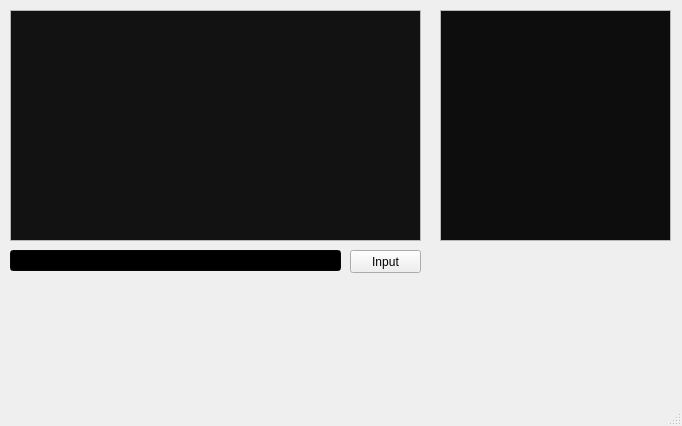
<?xml version="1.0" encoding="UTF-8"?>
<ui version="4.0">
 <class>MainWindow</class>
 <widget class="QMainWindow" name="MainWindow">
  <property name="geometry">
   <rect>
    <x>0</x>
    <y>0</y>
    <width>682</width>
    <height>426</height>
   </rect>
  </property>
  <property name="palette">
   <palette>
    <active>
     <colorrole role="Text">
      <brush brushstyle="SolidPattern">
       <color alpha="255">
        <red>166</red>
        <green>213</green>
        <blue>173</blue>
       </color>
      </brush>
     </colorrole>
     <colorrole role="Base">
      <brush brushstyle="SolidPattern">
       <color alpha="255">
        <red>18</red>
        <green>18</green>
        <blue>18</blue>
       </color>
      </brush>
     </colorrole>
     <colorrole role="PlaceholderText">
      <brush brushstyle="SolidPattern">
       <color alpha="128">
        <red>166</red>
        <green>213</green>
        <blue>173</blue>
       </color>
      </brush>
     </colorrole>
    </active>
    <inactive>
     <colorrole role="Text">
      <brush brushstyle="SolidPattern">
       <color alpha="255">
        <red>166</red>
        <green>213</green>
        <blue>173</blue>
       </color>
      </brush>
     </colorrole>
     <colorrole role="Base">
      <brush brushstyle="SolidPattern">
       <color alpha="255">
        <red>18</red>
        <green>18</green>
        <blue>18</blue>
       </color>
      </brush>
     </colorrole>
     <colorrole role="PlaceholderText">
      <brush brushstyle="SolidPattern">
       <color alpha="128">
        <red>166</red>
        <green>213</green>
        <blue>173</blue>
       </color>
      </brush>
     </colorrole>
    </inactive>
    <disabled>
     <colorrole role="Text">
      <brush brushstyle="SolidPattern">
       <color alpha="255">
        <red>120</red>
        <green>120</green>
        <blue>120</blue>
       </color>
      </brush>
     </colorrole>
     <colorrole role="Base">
      <brush brushstyle="SolidPattern">
       <color alpha="255">
        <red>240</red>
        <green>240</green>
        <blue>240</blue>
       </color>
      </brush>
     </colorrole>
     <colorrole role="PlaceholderText">
      <brush brushstyle="SolidPattern">
       <color alpha="128">
        <red>0</red>
        <green>0</green>
        <blue>0</blue>
       </color>
      </brush>
     </colorrole>
    </disabled>
   </palette>
  </property>
  <property name="windowTitle">
   <string>MainWindow</string>
  </property>
  <widget class="QWidget" name="centralwidget">
   <widget class="QTextBrowser" name="PlayerStatistics">
    <property name="geometry">
     <rect>
      <x>440</x>
      <y>10</y>
      <width>231</width>
      <height>231</height>
     </rect>
    </property>
    <property name="palette">
     <palette>
      <active>
       <colorrole role="Text">
        <brush brushstyle="SolidPattern">
         <color alpha="255">
          <red>213</red>
          <green>213</green>
          <blue>213</blue>
         </color>
        </brush>
       </colorrole>
       <colorrole role="Base">
        <brush brushstyle="SolidPattern">
         <color alpha="255">
          <red>13</red>
          <green>13</green>
          <blue>13</blue>
         </color>
        </brush>
       </colorrole>
       <colorrole role="PlaceholderText">
        <brush brushstyle="SolidPattern">
         <color alpha="128">
          <red>213</red>
          <green>213</green>
          <blue>213</blue>
         </color>
        </brush>
       </colorrole>
      </active>
      <inactive>
       <colorrole role="Text">
        <brush brushstyle="SolidPattern">
         <color alpha="255">
          <red>213</red>
          <green>213</green>
          <blue>213</blue>
         </color>
        </brush>
       </colorrole>
       <colorrole role="Base">
        <brush brushstyle="SolidPattern">
         <color alpha="255">
          <red>13</red>
          <green>13</green>
          <blue>13</blue>
         </color>
        </brush>
       </colorrole>
       <colorrole role="PlaceholderText">
        <brush brushstyle="SolidPattern">
         <color alpha="128">
          <red>213</red>
          <green>213</green>
          <blue>213</blue>
         </color>
        </brush>
       </colorrole>
      </inactive>
      <disabled>
       <colorrole role="Text">
        <brush brushstyle="SolidPattern">
         <color alpha="255">
          <red>120</red>
          <green>120</green>
          <blue>120</blue>
         </color>
        </brush>
       </colorrole>
       <colorrole role="Base">
        <brush brushstyle="SolidPattern">
         <color alpha="255">
          <red>240</red>
          <green>240</green>
          <blue>240</blue>
         </color>
        </brush>
       </colorrole>
       <colorrole role="PlaceholderText">
        <brush brushstyle="SolidPattern">
         <color alpha="128">
          <red>0</red>
          <green>0</green>
          <blue>0</blue>
         </color>
        </brush>
       </colorrole>
      </disabled>
     </palette>
    </property>
    <property name="font">
     <font>
      <family>Terminal</family>
      <pointsize>9</pointsize>
     </font>
    </property>
   </widget>
   <widget class="QLineEdit" name="CommandInput">
    <property name="geometry">
     <rect>
      <x>10</x>
      <y>250</y>
      <width>331</width>
      <height>21</height>
     </rect>
    </property>
    <property name="palette">
     <palette>
      <active>
       <colorrole role="WindowText">
        <brush brushstyle="SolidPattern">
         <color alpha="255">
          <red>255</red>
          <green>255</green>
          <blue>255</blue>
         </color>
        </brush>
       </colorrole>
       <colorrole role="Button">
        <brush brushstyle="SolidPattern">
         <color alpha="255">
          <red>13</red>
          <green>13</green>
          <blue>13</blue>
         </color>
        </brush>
       </colorrole>
       <colorrole role="Light">
        <brush brushstyle="SolidPattern">
         <color alpha="255">
          <red>19</red>
          <green>19</green>
          <blue>19</blue>
         </color>
        </brush>
       </colorrole>
       <colorrole role="Midlight">
        <brush brushstyle="SolidPattern">
         <color alpha="255">
          <red>16</red>
          <green>16</green>
          <blue>16</blue>
         </color>
        </brush>
       </colorrole>
       <colorrole role="Dark">
        <brush brushstyle="SolidPattern">
         <color alpha="255">
          <red>6</red>
          <green>6</green>
          <blue>6</blue>
         </color>
        </brush>
       </colorrole>
       <colorrole role="Mid">
        <brush brushstyle="SolidPattern">
         <color alpha="255">
          <red>8</red>
          <green>8</green>
          <blue>8</blue>
         </color>
        </brush>
       </colorrole>
       <colorrole role="Text">
        <brush brushstyle="SolidPattern">
         <color alpha="255">
          <red>167</red>
          <green>226</green>
          <blue>162</blue>
         </color>
        </brush>
       </colorrole>
       <colorrole role="BrightText">
        <brush brushstyle="SolidPattern">
         <color alpha="255">
          <red>255</red>
          <green>255</green>
          <blue>255</blue>
         </color>
        </brush>
       </colorrole>
       <colorrole role="ButtonText">
        <brush brushstyle="SolidPattern">
         <color alpha="255">
          <red>255</red>
          <green>255</green>
          <blue>255</blue>
         </color>
        </brush>
       </colorrole>
       <colorrole role="Base">
        <brush brushstyle="SolidPattern">
         <color alpha="255">
          <red>0</red>
          <green>0</green>
          <blue>0</blue>
         </color>
        </brush>
       </colorrole>
       <colorrole role="Window">
        <brush brushstyle="SolidPattern">
         <color alpha="255">
          <red>13</red>
          <green>13</green>
          <blue>13</blue>
         </color>
        </brush>
       </colorrole>
       <colorrole role="Shadow">
        <brush brushstyle="SolidPattern">
         <color alpha="255">
          <red>0</red>
          <green>0</green>
          <blue>0</blue>
         </color>
        </brush>
       </colorrole>
       <colorrole role="AlternateBase">
        <brush brushstyle="SolidPattern">
         <color alpha="255">
          <red>6</red>
          <green>6</green>
          <blue>6</blue>
         </color>
        </brush>
       </colorrole>
       <colorrole role="ToolTipBase">
        <brush brushstyle="SolidPattern">
         <color alpha="255">
          <red>255</red>
          <green>255</green>
          <blue>220</blue>
         </color>
        </brush>
       </colorrole>
       <colorrole role="ToolTipText">
        <brush brushstyle="SolidPattern">
         <color alpha="255">
          <red>0</red>
          <green>0</green>
          <blue>0</blue>
         </color>
        </brush>
       </colorrole>
       <colorrole role="PlaceholderText">
        <brush brushstyle="SolidPattern">
         <color alpha="128">
          <red>167</red>
          <green>226</green>
          <blue>162</blue>
         </color>
        </brush>
       </colorrole>
      </active>
      <inactive>
       <colorrole role="WindowText">
        <brush brushstyle="SolidPattern">
         <color alpha="255">
          <red>255</red>
          <green>255</green>
          <blue>255</blue>
         </color>
        </brush>
       </colorrole>
       <colorrole role="Button">
        <brush brushstyle="SolidPattern">
         <color alpha="255">
          <red>13</red>
          <green>13</green>
          <blue>13</blue>
         </color>
        </brush>
       </colorrole>
       <colorrole role="Light">
        <brush brushstyle="SolidPattern">
         <color alpha="255">
          <red>19</red>
          <green>19</green>
          <blue>19</blue>
         </color>
        </brush>
       </colorrole>
       <colorrole role="Midlight">
        <brush brushstyle="SolidPattern">
         <color alpha="255">
          <red>16</red>
          <green>16</green>
          <blue>16</blue>
         </color>
        </brush>
       </colorrole>
       <colorrole role="Dark">
        <brush brushstyle="SolidPattern">
         <color alpha="255">
          <red>6</red>
          <green>6</green>
          <blue>6</blue>
         </color>
        </brush>
       </colorrole>
       <colorrole role="Mid">
        <brush brushstyle="SolidPattern">
         <color alpha="255">
          <red>8</red>
          <green>8</green>
          <blue>8</blue>
         </color>
        </brush>
       </colorrole>
       <colorrole role="Text">
        <brush brushstyle="SolidPattern">
         <color alpha="255">
          <red>167</red>
          <green>226</green>
          <blue>162</blue>
         </color>
        </brush>
       </colorrole>
       <colorrole role="BrightText">
        <brush brushstyle="SolidPattern">
         <color alpha="255">
          <red>255</red>
          <green>255</green>
          <blue>255</blue>
         </color>
        </brush>
       </colorrole>
       <colorrole role="ButtonText">
        <brush brushstyle="SolidPattern">
         <color alpha="255">
          <red>255</red>
          <green>255</green>
          <blue>255</blue>
         </color>
        </brush>
       </colorrole>
       <colorrole role="Base">
        <brush brushstyle="SolidPattern">
         <color alpha="255">
          <red>0</red>
          <green>0</green>
          <blue>0</blue>
         </color>
        </brush>
       </colorrole>
       <colorrole role="Window">
        <brush brushstyle="SolidPattern">
         <color alpha="255">
          <red>13</red>
          <green>13</green>
          <blue>13</blue>
         </color>
        </brush>
       </colorrole>
       <colorrole role="Shadow">
        <brush brushstyle="SolidPattern">
         <color alpha="255">
          <red>0</red>
          <green>0</green>
          <blue>0</blue>
         </color>
        </brush>
       </colorrole>
       <colorrole role="AlternateBase">
        <brush brushstyle="SolidPattern">
         <color alpha="255">
          <red>6</red>
          <green>6</green>
          <blue>6</blue>
         </color>
        </brush>
       </colorrole>
       <colorrole role="ToolTipBase">
        <brush brushstyle="SolidPattern">
         <color alpha="255">
          <red>255</red>
          <green>255</green>
          <blue>220</blue>
         </color>
        </brush>
       </colorrole>
       <colorrole role="ToolTipText">
        <brush brushstyle="SolidPattern">
         <color alpha="255">
          <red>0</red>
          <green>0</green>
          <blue>0</blue>
         </color>
        </brush>
       </colorrole>
       <colorrole role="PlaceholderText">
        <brush brushstyle="SolidPattern">
         <color alpha="128">
          <red>167</red>
          <green>226</green>
          <blue>162</blue>
         </color>
        </brush>
       </colorrole>
      </inactive>
      <disabled>
       <colorrole role="WindowText">
        <brush brushstyle="SolidPattern">
         <color alpha="255">
          <red>6</red>
          <green>6</green>
          <blue>6</blue>
         </color>
        </brush>
       </colorrole>
       <colorrole role="Button">
        <brush brushstyle="SolidPattern">
         <color alpha="255">
          <red>13</red>
          <green>13</green>
          <blue>13</blue>
         </color>
        </brush>
       </colorrole>
       <colorrole role="Light">
        <brush brushstyle="SolidPattern">
         <color alpha="255">
          <red>19</red>
          <green>19</green>
          <blue>19</blue>
         </color>
        </brush>
       </colorrole>
       <colorrole role="Midlight">
        <brush brushstyle="SolidPattern">
         <color alpha="255">
          <red>16</red>
          <green>16</green>
          <blue>16</blue>
         </color>
        </brush>
       </colorrole>
       <colorrole role="Dark">
        <brush brushstyle="SolidPattern">
         <color alpha="255">
          <red>6</red>
          <green>6</green>
          <blue>6</blue>
         </color>
        </brush>
       </colorrole>
       <colorrole role="Mid">
        <brush brushstyle="SolidPattern">
         <color alpha="255">
          <red>8</red>
          <green>8</green>
          <blue>8</blue>
         </color>
        </brush>
       </colorrole>
       <colorrole role="Text">
        <brush brushstyle="SolidPattern">
         <color alpha="255">
          <red>6</red>
          <green>6</green>
          <blue>6</blue>
         </color>
        </brush>
       </colorrole>
       <colorrole role="BrightText">
        <brush brushstyle="SolidPattern">
         <color alpha="255">
          <red>255</red>
          <green>255</green>
          <blue>255</blue>
         </color>
        </brush>
       </colorrole>
       <colorrole role="ButtonText">
        <brush brushstyle="SolidPattern">
         <color alpha="255">
          <red>6</red>
          <green>6</green>
          <blue>6</blue>
         </color>
        </brush>
       </colorrole>
       <colorrole role="Base">
        <brush brushstyle="SolidPattern">
         <color alpha="255">
          <red>13</red>
          <green>13</green>
          <blue>13</blue>
         </color>
        </brush>
       </colorrole>
       <colorrole role="Window">
        <brush brushstyle="SolidPattern">
         <color alpha="255">
          <red>13</red>
          <green>13</green>
          <blue>13</blue>
         </color>
        </brush>
       </colorrole>
       <colorrole role="Shadow">
        <brush brushstyle="SolidPattern">
         <color alpha="255">
          <red>0</red>
          <green>0</green>
          <blue>0</blue>
         </color>
        </brush>
       </colorrole>
       <colorrole role="AlternateBase">
        <brush brushstyle="SolidPattern">
         <color alpha="255">
          <red>13</red>
          <green>13</green>
          <blue>13</blue>
         </color>
        </brush>
       </colorrole>
       <colorrole role="ToolTipBase">
        <brush brushstyle="SolidPattern">
         <color alpha="255">
          <red>255</red>
          <green>255</green>
          <blue>220</blue>
         </color>
        </brush>
       </colorrole>
       <colorrole role="ToolTipText">
        <brush brushstyle="SolidPattern">
         <color alpha="255">
          <red>0</red>
          <green>0</green>
          <blue>0</blue>
         </color>
        </brush>
       </colorrole>
       <colorrole role="PlaceholderText">
        <brush brushstyle="SolidPattern">
         <color alpha="128">
          <red>255</red>
          <green>255</green>
          <blue>255</blue>
         </color>
        </brush>
       </colorrole>
      </disabled>
     </palette>
    </property>
    <property name="font">
     <font>
      <family>Terminal</family>
      <pointsize>9</pointsize>
     </font>
    </property>
   </widget>
   <widget class="QPushButton" name="inputButton">
    <property name="geometry">
     <rect>
      <x>350</x>
      <y>250</y>
      <width>71</width>
      <height>23</height>
     </rect>
    </property>
    <property name="text">
     <string>Input</string>
    </property>
   </widget>
   <widget class="QTextBrowser" name="mainBrowser">
    <property name="geometry">
     <rect>
      <x>10</x>
      <y>10</y>
      <width>411</width>
      <height>231</height>
     </rect>
    </property>
    <property name="palette">
     <palette>
      <active>
       <colorrole role="Text">
        <brush brushstyle="SolidPattern">
         <color alpha="255">
          <red>232</red>
          <green>232</green>
          <blue>232</blue>
         </color>
        </brush>
       </colorrole>
      </active>
      <inactive>
       <colorrole role="Text">
        <brush brushstyle="SolidPattern">
         <color alpha="255">
          <red>232</red>
          <green>232</green>
          <blue>232</blue>
         </color>
        </brush>
       </colorrole>
      </inactive>
      <disabled>
       <colorrole role="Text">
        <brush brushstyle="SolidPattern">
         <color alpha="255">
          <red>120</red>
          <green>120</green>
          <blue>120</blue>
         </color>
        </brush>
       </colorrole>
      </disabled>
     </palette>
    </property>
    <property name="font">
     <font>
      <family>Terminal</family>
      <pointsize>9</pointsize>
     </font>
    </property>
   </widget>
  </widget>
  <widget class="QMenuBar" name="menubar">
   <property name="geometry">
    <rect>
     <x>0</x>
     <y>0</y>
     <width>682</width>
     <height>22</height>
    </rect>
   </property>
  </widget>
  <widget class="QStatusBar" name="statusbar"/>
 </widget>
 <resources/>
 <connections/>
</ui>
